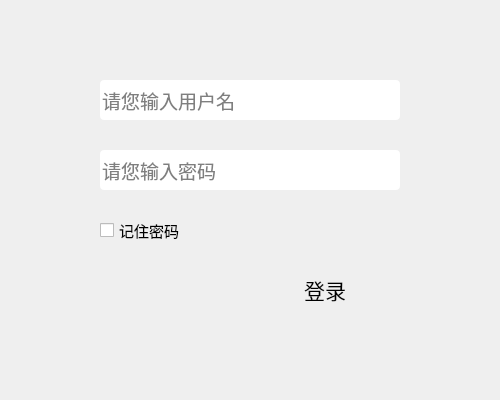
<?xml version="1.0" encoding="UTF-8"?>
<ui version="4.0">
 <class>MainWindow</class>
 <widget class="QMainWindow" name="MainWindow">
  <property name="geometry">
   <rect>
    <x>0</x>
    <y>0</y>
    <width>500</width>
    <height>400</height>
   </rect>
  </property>
  <property name="minimumSize">
   <size>
    <width>500</width>
    <height>400</height>
   </size>
  </property>
  <property name="maximumSize">
   <size>
    <width>500</width>
    <height>400</height>
   </size>
  </property>
  <property name="focusPolicy">
   <enum>Qt::StrongFocus</enum>
  </property>
  <property name="windowTitle">
   <string>登录</string>
  </property>
  <property name="windowOpacity">
   <double>1.000000000000000</double>
  </property>
  <property name="accessibleName">
   <string/>
  </property>
  <property name="autoFillBackground">
   <bool>false</bool>
  </property>
  <property name="styleSheet">
   <string notr="true">background-image: url(:/新前缀/images/6.jpg);</string>
  </property>
  <widget class="QWidget" name="centralWidget">
   <widget class="QLineEdit" name="lineEdit">
    <property name="geometry">
     <rect>
      <x>100</x>
      <y>80</y>
      <width>300</width>
      <height>40</height>
     </rect>
    </property>
    <property name="minimumSize">
     <size>
      <width>300</width>
      <height>40</height>
     </size>
    </property>
    <property name="maximumSize">
     <size>
      <width>300</width>
      <height>40</height>
     </size>
    </property>
    <property name="font">
     <font>
      <pointsize>14</pointsize>
     </font>
    </property>
    <property name="cursor">
     <cursorShape>IBeamCursor</cursorShape>
    </property>
    <property name="mouseTracking">
     <bool>true</bool>
    </property>
    <property name="focusPolicy">
     <enum>Qt::StrongFocus</enum>
    </property>
    <property name="styleSheet">
     <string notr="true">color: rgb(0, 0, 0);
border-radius:4px;
background-image: url(:/新前缀/images/login_bgx.gif);

</string>
    </property>
    <property name="text">
     <string/>
    </property>
    <property name="placeholderText">
     <string>请您输入用户名</string>
    </property>
   </widget>
   <widget class="QPushButton" name="pushButton">
    <property name="geometry">
     <rect>
      <x>250</x>
      <y>270</y>
      <width>150</width>
      <height>40</height>
     </rect>
    </property>
    <property name="font">
     <font>
      <pointsize>16</pointsize>
     </font>
    </property>
    <property name="styleSheet">
     <string notr="true">color: rgb(0, 0, 0);
background-image: url(:/新前缀/images/login_bgx.gif);
border-radius:4px;</string>
    </property>
    <property name="text">
     <string>登录</string>
    </property>
   </widget>
   <widget class="QLineEdit" name="lineEdit_2">
    <property name="geometry">
     <rect>
      <x>100</x>
      <y>150</y>
      <width>300</width>
      <height>40</height>
     </rect>
    </property>
    <property name="minimumSize">
     <size>
      <width>300</width>
      <height>40</height>
     </size>
    </property>
    <property name="maximumSize">
     <size>
      <width>300</width>
      <height>40</height>
     </size>
    </property>
    <property name="font">
     <font>
      <pointsize>14</pointsize>
     </font>
    </property>
    <property name="styleSheet">
     <string notr="true">color: rgb(0, 0, 0);
background-image: url(:/新前缀/images/login_bgx.gif);
border-radius:4px;</string>
    </property>
    <property name="text">
     <string/>
    </property>
    <property name="echoMode">
     <enum>QLineEdit::Password</enum>
    </property>
    <property name="cursorPosition">
     <number>0</number>
    </property>
    <property name="placeholderText">
     <string>请您输入密码</string>
    </property>
    <property name="cursorMoveStyle">
     <enum>Qt::LogicalMoveStyle</enum>
    </property>
   </widget>
   <widget class="QCheckBox" name="checkBox">
    <property name="geometry">
     <rect>
      <x>100</x>
      <y>220</y>
      <width>100</width>
      <height>20</height>
     </rect>
    </property>
    <property name="minimumSize">
     <size>
      <width>100</width>
      <height>20</height>
     </size>
    </property>
    <property name="maximumSize">
     <size>
      <width>100</width>
      <height>20</height>
     </size>
    </property>
    <property name="font">
     <font>
      <pointsize>11</pointsize>
     </font>
    </property>
    <property name="styleSheet">
     <string notr="true">color: rgb(0, 0, 0);
background-image: url(:/新前缀/images/login_bgx.gif);</string>
    </property>
    <property name="text">
     <string>记住密码</string>
    </property>
    <property name="iconSize">
     <size>
      <width>18</width>
      <height>18</height>
     </size>
    </property>
   </widget>
  </widget>
 </widget>
 <resources>
  <include location="images1.qrc"/>
 </resources>
 <connections/>
</ui>
